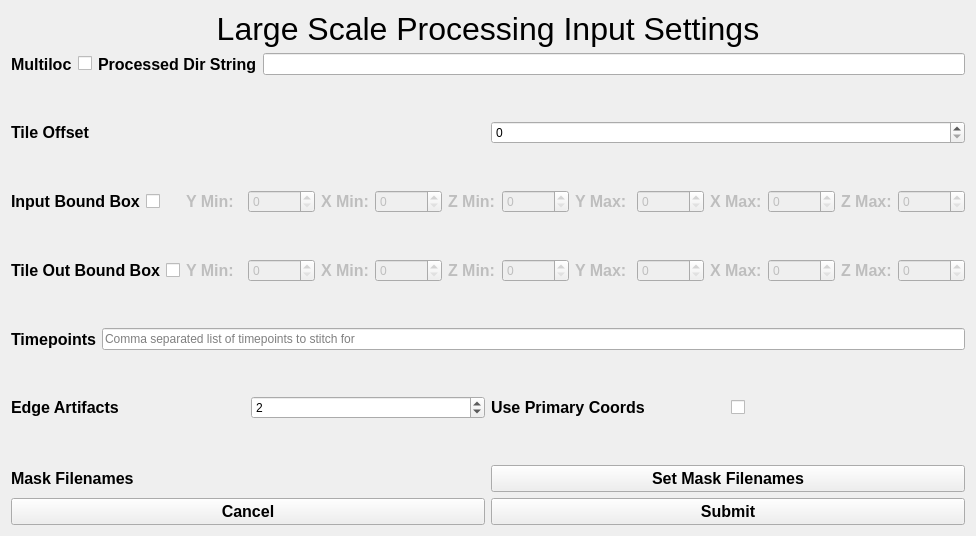
     <widget class="QWidget" name="Input">
      <attribute name="title">
       <string>Input</string>
      </attribute>
      <layout class="QGridLayout" name="gridLayout">
       <item row="0" column="0">
        <layout class="QVBoxLayout" name="verticalLayout_6">
         <item>
          <layout class="QHBoxLayout" name="horizontalLayout_66">
           <item>
            <widget class="QLabel" name="largeSclaeProcessingInputSettingsLabel">
             <property name="font">
              <font>
               <pointsize>24</pointsize>
              </font>
             </property>
             <property name="text">
              <string>Large Scale Processing Input Settings</string>
             </property>
             <property name="alignment">
              <set>Qt::AlignCenter</set>
             </property>
            </widget>
           </item>
          </layout>
         </item>
        </layout>
       </item>
       <item row="1" column="0">
        <layout class="QVBoxLayout" name="verticalLayout_4">
         <property name="bottomMargin">
          <number>0</number>
         </property>
         <item>
          <layout class="QHBoxLayout" name="horizontalLayout_5">
           <property name="leftMargin">
            <number>0</number>
           </property>
           <item>
            <layout class="QHBoxLayout" name="horizontalLayout_11">
             <item>
              <widget class="QLabel" name="multiLocLabel">
               <property name="font">
                <font>
                 <pointsize>12</pointsize>
                 <bold>true</bold>
                </font>
               </property>
               <property name="text">
                <string>Multiloc</string>
               </property>
              </widget>
             </item>
             <item>
              <widget class="QCheckBox" name="multiLocCheckBox">
               <property name="text">
                <string/>
               </property>
              </widget>
             </item>
            </layout>
           </item>
           <item>
            <layout class="QHBoxLayout" name="horizontalLayout_12">
             <item>
              <widget class="QLabel" name="processedDirStringLabel">
               <property name="font">
                <font>
                 <pointsize>12</pointsize>
                 <bold>true</bold>
                </font>
               </property>
               <property name="text">
                <string>Processed Dir String</string>
               </property>
              </widget>
             </item>
             <item>
              <widget class="QLineEdit" name="processedDirStringLineEdit"/>
             </item>
            </layout>
           </item>
          </layout>
         </item>
         <item>
          <spacer name="verticalSpacer_13">
           <property name="orientation">
            <enum>Qt::Vertical</enum>
           </property>
           <property name="sizeHint" stdset="0">
            <size>
             <width>20</width>
             <height>40</height>
            </size>
           </property>
          </spacer>
         </item>
         <item>
          <layout class="QHBoxLayout" name="horizontalLayout_42">
           <property name="leftMargin">
            <number>0</number>
           </property>
           <item>
            <layout class="QHBoxLayout" name="horizontalLayout_43">
             <item>
              <widget class="QLabel" name="tileOffsetLabel">
               <property name="font">
                <font>
                 <pointsize>12</pointsize>
                 <bold>true</bold>
                </font>
               </property>
               <property name="text">
                <string>Tile Offset</string>
               </property>
              </widget>
             </item>
             <item>
              <widget class="QSpinBox" name="tileOffsetSpinBox">
               <property name="maximum">
                <number>2000000000</number>
               </property>
              </widget>
             </item>
            </layout>
           </item>
          </layout>
         </item>
         <item>
          <spacer name="verticalSpacer_15">
           <property name="orientation">
            <enum>Qt::Vertical</enum>
           </property>
           <property name="sizeHint" stdset="0">
            <size>
             <width>20</width>
             <height>40</height>
            </size>
           </property>
          </spacer>
         </item>
         <item>
          <layout class="QHBoxLayout" name="inputBboxHorizontalLayout">
           <item>
            <layout class="QHBoxLayout" name="inputBboxLabelLayout">
             <item>
              <widget class="QLabel" name="inputBboxLabel">
               <property name="font">
                <font>
                 <pointsize>12</pointsize>
                 <bold>true</bold>
                </font>
               </property>
               <property name="text">
                <string>Input Bound Box</string>
               </property>
              </widget>
             </item>
             <item>
              <widget class="QCheckBox" name="inputBboxCheckBox">
               <property name="text">
                <string/>
               </property>
              </widget>
             </item>
            </layout>
           </item>
           <item>
            <layout class="QHBoxLayout" name="inputBboxMinHorizontalLayout">
             <item>
              <layout class="QHBoxLayout" name="inputBboxYMinHorizontalLayout" stretch="0,0">
               <item>
                <widget class="QLabel" name="inputBboxYMinLabel">
                 <property name="enabled">
                  <bool>false</bool>
                 </property>
                 <property name="minimumSize">
                  <size>
                   <width>56</width>
                   <height>0</height>
                  </size>
                 </property>
                 <property name="font">
                  <font>
                   <pointsize>12</pointsize>
                   <bold>true</bold>
                  </font>
                 </property>
                 <property name="text">
                  <string>Y Min:</string>
                 </property>
                </widget>
               </item>
               <item>
                <widget class="QSpinBox" name="inputBboxYMinSpinBox">
                 <property name="enabled">
                  <bool>false</bool>
                 </property>
                 <property name="sizePolicy">
                  <sizepolicy hsizetype="Preferred" vsizetype="Fixed">
                   <horstretch>0</horstretch>
                   <verstretch>0</verstretch>
                  </sizepolicy>
                 </property>
                 <property name="minimumSize">
                  <size>
                   <width>50</width>
                   <height>0</height>
                  </size>
                 </property>
                 <property name="minimum">
                  <number>0</number>
                 </property>
                 <property name="maximum">
                  <number>1000000</number>
                 </property>
                 <property name="value">
                  <number>0</number>
                 </property>
                </widget>
               </item>
              </layout>
             </item>
             <item>
              <layout class="QHBoxLayout" name="inputBboxXMinHorizontalLayout">
               <item>
                <widget class="QLabel" name="inputBboxXMinLabel">
                 <property name="enabled">
                  <bool>false</bool>
                 </property>
                 <property name="font">
                  <font>
                   <pointsize>12</pointsize>
                   <bold>true</bold>
                  </font>
                 </property>
                 <property name="text">
                  <string>X Min:</string>
                 </property>
                </widget>
               </item>
               <item>
                <widget class="QSpinBox" name="inputBboxXMinSpinBox">
                 <property name="enabled">
                  <bool>false</bool>
                 </property>
                 <property name="sizePolicy">
                  <sizepolicy hsizetype="Preferred" vsizetype="Fixed">
                   <horstretch>0</horstretch>
                   <verstretch>0</verstretch>
                  </sizepolicy>
                 </property>
                 <property name="minimumSize">
                  <size>
                   <width>50</width>
                   <height>0</height>
                  </size>
                 </property>
                 <property name="maximum">
                  <number>1000000</number>
                 </property>
                </widget>
               </item>
              </layout>
             </item>
             <item>
              <layout class="QHBoxLayout" name="inputBboxZMinHorizontalLayout">
               <item>
                <widget class="QLabel" name="inputBboxZMinLabel">
                 <property name="enabled">
                  <bool>false</bool>
                 </property>
                 <property name="font">
                  <font>
                   <pointsize>12</pointsize>
                   <bold>true</bold>
                  </font>
                 </property>
                 <property name="text">
                  <string>Z Min:</string>
                 </property>
                </widget>
               </item>
               <item>
                <widget class="QSpinBox" name="inputBboxZMinSpinBox">
                 <property name="enabled">
                  <bool>false</bool>
                 </property>
                 <property name="sizePolicy">
                  <sizepolicy hsizetype="Preferred" vsizetype="Fixed">
                   <horstretch>0</horstretch>
                   <verstretch>0</verstretch>
                  </sizepolicy>
                 </property>
                 <property name="minimumSize">
                  <size>
                   <width>50</width>
                   <height>0</height>
                  </size>
                 </property>
                 <property name="maximum">
                  <number>1000000</number>
                 </property>
                </widget>
               </item>
              </layout>
             </item>
            </layout>
           </item>
           <item>
            <layout class="QHBoxLayout" name="inputBboxMaxHorizontalLayout">
             <item>
              <layout class="QHBoxLayout" name="inputBboxYMaxHorizontalLayout" stretch="0,0">
               <item>
                <widget class="QLabel" name="inputBboxYMaxLabel">
                 <property name="enabled">
                  <bool>false</bool>
                 </property>
                 <property name="minimumSize">
                  <size>
                   <width>56</width>
                   <height>0</height>
                  </size>
                 </property>
                 <property name="font">
                  <font>
                   <pointsize>12</pointsize>
                   <bold>true</bold>
                  </font>
                 </property>
                 <property name="text">
                  <string>Y Max:</string>
                 </property>
                </widget>
               </item>
               <item>
                <widget class="QSpinBox" name="inputBboxYMaxSpinBox">
                 <property name="enabled">
                  <bool>false</bool>
                 </property>
                 <property name="sizePolicy">
                  <sizepolicy hsizetype="Preferred" vsizetype="Fixed">
                   <horstretch>0</horstretch>
                   <verstretch>0</verstretch>
                  </sizepolicy>
                 </property>
                 <property name="minimumSize">
                  <size>
                   <width>50</width>
                   <height>0</height>
                  </size>
                 </property>
                 <property name="minimum">
                  <number>0</number>
                 </property>
                 <property name="maximum">
                  <number>1000000</number>
                 </property>
                 <property name="value">
                  <number>0</number>
                 </property>
                </widget>
               </item>
              </layout>
             </item>
             <item>
              <layout class="QHBoxLayout" name="inputBboxXMaxHorizontalLayout">
               <item>
                <widget class="QLabel" name="inputBboxXMaxLabel">
                 <property name="enabled">
                  <bool>false</bool>
                 </property>
                 <property name="font">
                  <font>
                   <pointsize>12</pointsize>
                   <bold>true</bold>
                  </font>
                 </property>
                 <property name="text">
                  <string>X Max:</string>
                 </property>
                </widget>
               </item>
               <item>
                <widget class="QSpinBox" name="inputBboxXMaxSpinBox">
                 <property name="enabled">
                  <bool>false</bool>
                 </property>
                 <property name="sizePolicy">
                  <sizepolicy hsizetype="Preferred" vsizetype="Fixed">
                   <horstretch>0</horstretch>
                   <verstretch>0</verstretch>
                  </sizepolicy>
                 </property>
                 <property name="minimumSize">
                  <size>
                   <width>50</width>
                   <height>0</height>
                  </size>
                 </property>
                 <property name="maximum">
                  <number>1000000</number>
                 </property>
                </widget>
               </item>
              </layout>
             </item>
             <item>
              <layout class="QHBoxLayout" name="inputBboxZMaxHorizontalLayout">
               <item>
                <widget class="QLabel" name="inputBboxZMaxLabel">
                 <property name="enabled">
                  <bool>false</bool>
                 </property>
                 <property name="font">
                  <font>
                   <pointsize>12</pointsize>
                   <bold>true</bold>
                  </font>
                 </property>
                 <property name="text">
                  <string>Z Max:</string>
                 </property>
                </widget>
               </item>
               <item>
                <widget class="QSpinBox" name="inputBboxZMaxSpinBox">
                 <property name="enabled">
                  <bool>false</bool>
                 </property>
                 <property name="sizePolicy">
                  <sizepolicy hsizetype="Preferred" vsizetype="Fixed">
                   <horstretch>0</horstretch>
                   <verstretch>0</verstretch>
                  </sizepolicy>
                 </property>
                 <property name="minimumSize">
                  <size>
                   <width>50</width>
                   <height>0</height>
                  </size>
                 </property>
                 <property name="maximum">
                  <number>1000000</number>
                 </property>
                </widget>
               </item>
              </layout>
             </item>
            </layout>
           </item>
          </layout>
         </item>
         <item>
          <spacer name="verticalSpacer_16">
           <property name="orientation">
            <enum>Qt::Vertical</enum>
           </property>
           <property name="sizeHint" stdset="0">
            <size>
             <width>20</width>
             <height>40</height>
            </size>
           </property>
          </spacer>
         </item>
         <item>
          <layout class="QHBoxLayout" name="tileOutBboxHorizontalLayout">
           <item>
            <layout class="QHBoxLayout" name="tileOutBboxLabelLayout">
             <item>
              <widget class="QLabel" name="tileOutBboxLabel">
               <property name="font">
                <font>
                 <pointsize>12</pointsize>
                 <bold>true</bold>
                </font>
               </property>
               <property name="text">
                <string>Tile Out Bound Box</string>
               </property>
              </widget>
             </item>
             <item>
              <widget class="QCheckBox" name="tileOutBboxCheckBox">
               <property name="text">
                <string/>
               </property>
              </widget>
             </item>
            </layout>
           </item>
           <item>
            <layout class="QHBoxLayout" name="tileOutBboxMinHorizontalLayout">
             <item>
              <layout class="QHBoxLayout" name="tileOutBboxYMinHorizontalLayout" stretch="0,0">
               <item>
                <widget class="QLabel" name="tileOutBboxYMinLabel">
                 <property name="enabled">
                  <bool>false</bool>
                 </property>
                 <property name="minimumSize">
                  <size>
                   <width>56</width>
                   <height>0</height>
                  </size>
                 </property>
                 <property name="font">
                  <font>
                   <pointsize>12</pointsize>
                   <bold>true</bold>
                  </font>
                 </property>
                 <property name="text">
                  <string>Y Min:</string>
                 </property>
                </widget>
               </item>
               <item>
                <widget class="QSpinBox" name="tileOutBboxYMinSpinBox">
                 <property name="enabled">
                  <bool>false</bool>
                 </property>
                 <property name="sizePolicy">
                  <sizepolicy hsizetype="Preferred" vsizetype="Fixed">
                   <horstretch>0</horstretch>
                   <verstretch>0</verstretch>
                  </sizepolicy>
                 </property>
                 <property name="minimumSize">
                  <size>
                   <width>50</width>
                   <height>0</height>
                  </size>
                 </property>
                 <property name="minimum">
                  <number>0</number>
                 </property>
                 <property name="maximum">
                  <number>1000000</number>
                 </property>
                 <property name="value">
                  <number>0</number>
                 </property>
                </widget>
               </item>
              </layout>
             </item>
             <item>
              <layout class="QHBoxLayout" name="tileOutBboxXMinHorizontalLayout">
               <item>
                <widget class="QLabel" name="tileOutBboxXMinLabel">
                 <property name="enabled">
                  <bool>false</bool>
                 </property>
                 <property name="font">
                  <font>
                   <pointsize>12</pointsize>
                   <bold>true</bold>
                  </font>
                 </property>
                 <property name="text">
                  <string>X Min:</string>
                 </property>
                </widget>
               </item>
               <item>
                <widget class="QSpinBox" name="tileOutBboxXMinSpinBox">
                 <property name="enabled">
                  <bool>false</bool>
                 </property>
                 <property name="sizePolicy">
                  <sizepolicy hsizetype="Preferred" vsizetype="Fixed">
                   <horstretch>0</horstretch>
                   <verstretch>0</verstretch>
                  </sizepolicy>
                 </property>
                 <property name="minimumSize">
                  <size>
                   <width>50</width>
                   <height>0</height>
                  </size>
                 </property>
                 <property name="maximum">
                  <number>1000000</number>
                 </property>
                </widget>
               </item>
              </layout>
             </item>
             <item>
              <layout class="QHBoxLayout" name="tileOutBboxZMinHorizontalLayout">
               <item>
                <widget class="QLabel" name="tileOutBboxZMinLabel">
                 <property name="enabled">
                  <bool>false</bool>
                 </property>
                 <property name="font">
                  <font>
                   <pointsize>12</pointsize>
                   <bold>true</bold>
                  </font>
                 </property>
                 <property name="text">
                  <string>Z Min:</string>
                 </property>
                </widget>
               </item>
               <item>
                <widget class="QSpinBox" name="tileOutBboxZMinSpinBox">
                 <property name="enabled">
                  <bool>false</bool>
                 </property>
                 <property name="sizePolicy">
                  <sizepolicy hsizetype="Preferred" vsizetype="Fixed">
                   <horstretch>0</horstretch>
                   <verstretch>0</verstretch>
                  </sizepolicy>
                 </property>
                 <property name="minimumSize">
                  <size>
                   <width>50</width>
                   <height>0</height>
                  </size>
                 </property>
                 <property name="maximum">
                  <number>1000000</number>
                 </property>
                </widget>
               </item>
              </layout>
             </item>
            </layout>
           </item>
           <item>
            <layout class="QHBoxLayout" name="tileOutBboxMaxHorizontalLayout">
             <item>
              <layout class="QHBoxLayout" name="tileOutBboxYMaxHorizontalLayout" stretch="0,0">
               <item>
                <widget class="QLabel" name="tileOutBboxYMaxLabel">
                 <property name="enabled">
                  <bool>false</bool>
                 </property>
                 <property name="minimumSize">
                  <size>
                   <width>56</width>
                   <height>0</height>
                  </size>
                 </property>
                 <property name="font">
                  <font>
                   <pointsize>12</pointsize>
                   <bold>true</bold>
                  </font>
                 </property>
                 <property name="text">
                  <string>Y Max:</string>
                 </property>
                </widget>
               </item>
               <item>
                <widget class="QSpinBox" name="tileOutBboxYMaxSpinBox">
                 <property name="enabled">
                  <bool>false</bool>
                 </property>
                 <property name="sizePolicy">
                  <sizepolicy hsizetype="Preferred" vsizetype="Fixed">
                   <horstretch>0</horstretch>
                   <verstretch>0</verstretch>
                  </sizepolicy>
                 </property>
                 <property name="minimumSize">
                  <size>
                   <width>50</width>
                   <height>0</height>
                  </size>
                 </property>
                 <property name="minimum">
                  <number>0</number>
                 </property>
                 <property name="maximum">
                  <number>1000000</number>
                 </property>
                 <property name="value">
                  <number>0</number>
                 </property>
                </widget>
               </item>
              </layout>
             </item>
             <item>
              <layout class="QHBoxLayout" name="tileOutBboxXMaxHorizontalLayout">
               <item>
                <widget class="QLabel" name="tileOutBboxXMaxLabel">
                 <property name="enabled">
                  <bool>false</bool>
                 </property>
                 <property name="font">
                  <font>
                   <pointsize>12</pointsize>
                   <bold>true</bold>
                  </font>
                 </property>
                 <property name="text">
                  <string>X Max:</string>
                 </property>
                </widget>
               </item>
               <item>
                <widget class="QSpinBox" name="tileOutBboxXMaxSpinBox">
                 <property name="enabled">
                  <bool>false</bool>
                 </property>
                 <property name="sizePolicy">
                  <sizepolicy hsizetype="Preferred" vsizetype="Fixed">
                   <horstretch>0</horstretch>
                   <verstretch>0</verstretch>
                  </sizepolicy>
                 </property>
                 <property name="minimumSize">
                  <size>
                   <width>50</width>
                   <height>0</height>
                  </size>
                 </property>
                 <property name="maximum">
                  <number>1000000</number>
                 </property>
                </widget>
               </item>
              </layout>
             </item>
             <item>
              <layout class="QHBoxLayout" name="tileOutBboxZMaxHorizontalLayout">
               <item>
                <widget class="QLabel" name="tileOutBboxZMaxLabel">
                 <property name="enabled">
                  <bool>false</bool>
                 </property>
                 <property name="font">
                  <font>
                   <pointsize>12</pointsize>
                   <bold>true</bold>
                  </font>
                 </property>
                 <property name="text">
                  <string>Z Max:</string>
                 </property>
                </widget>
               </item>
               <item>
                <widget class="QSpinBox" name="tileOutBboxZMaxSpinBox">
                 <property name="enabled">
                  <bool>false</bool>
                 </property>
                 <property name="sizePolicy">
                  <sizepolicy hsizetype="Preferred" vsizetype="Fixed">
                   <horstretch>0</horstretch>
                   <verstretch>0</verstretch>
                  </sizepolicy>
                 </property>
                 <property name="minimumSize">
                  <size>
                   <width>50</width>
                   <height>0</height>
                  </size>
                 </property>
                 <property name="maximum">
                  <number>1000000</number>
                 </property>
                </widget>
               </item>
              </layout>
             </item>
            </layout>
           </item>
          </layout>
         </item>
         <item>
          <spacer name="verticalSpacer_17">
           <property name="orientation">
            <enum>Qt::Vertical</enum>
           </property>
           <property name="sizeHint" stdset="0">
            <size>
             <width>20</width>
             <height>40</height>
            </size>
           </property>
          </spacer>
         </item>
         <item>
          <layout class="QHBoxLayout" name="horizontalLayout_52">
           <item>
            <layout class="QHBoxLayout" name="horizontalLayout_54">
             <item>
              <widget class="QLabel" name="timepointsLabel">
               <property name="font">
                <font>
                 <pointsize>12</pointsize>
                 <bold>true</bold>
                </font>
               </property>
               <property name="text">
                <string>Timepoints</string>
               </property>
              </widget>
             </item>
             <item>
              <widget class="QLineEdit" name="timepointsLineEdit">
               <property name="placeholderText">
                <string>Comma separated list of timepoints to stitch for</string>
               </property>
              </widget>
             </item>
            </layout>
           </item>
          </layout>
         </item>
         <item>
          <spacer name="verticalSpacer_20">
           <property name="orientation">
            <enum>Qt::Vertical</enum>
           </property>
           <property name="sizeHint" stdset="0">
            <size>
             <width>20</width>
             <height>40</height>
            </size>
           </property>
          </spacer>
         </item>
         <item>
          <layout class="QHBoxLayout" name="horizontalLayout_55">
           <item>
            <layout class="QHBoxLayout" name="horizontalLayout_56">
             <item>
              <widget class="QLabel" name="edgeArtifactsLabel">
               <property name="font">
                <font>
                 <pointsize>12</pointsize>
                 <bold>true</bold>
                </font>
               </property>
               <property name="text">
                <string>Edge Artifacts</string>
               </property>
              </widget>
             </item>
             <item>
              <widget class="QSpinBox" name="edgeArtifactsSpinBox">
               <property name="maximum">
                <number>2000000000</number>
               </property>
               <property name="value">
                <number>2</number>
               </property>
              </widget>
             </item>
            </layout>
           </item>
           <item>
            <layout class="QHBoxLayout" name="horizontalLayout_57">
             <item>
              <widget class="QLabel" name="usePrimaryCoordsLabel">
               <property name="font">
                <font>
                 <pointsize>12</pointsize>
                 <bold>true</bold>
                </font>
               </property>
               <property name="text">
                <string>Use Primary Coords</string>
               </property>
              </widget>
             </item>
             <item>
              <widget class="QCheckBox" name="usePrimaryCoordsCheckBox">
               <property name="text">
                <string/>
               </property>
              </widget>
             </item>
            </layout>
           </item>
          </layout>
         </item>
         <item>
          <spacer name="verticalSpacer_2">
           <property name="orientation">
            <enum>Qt::Vertical</enum>
           </property>
           <property name="sizeHint" stdset="0">
            <size>
             <width>20</width>
             <height>40</height>
            </size>
           </property>
          </spacer>
         </item>
         <item>
          <layout class="QHBoxLayout" name="horizontalLayout_3">
           <item>
            <widget class="QLabel" name="maskFilenameLabel">
             <property name="font">
              <font>
               <pointsize>12</pointsize>
               <bold>true</bold>
              </font>
             </property>
             <property name="text">
              <string>Mask Filenames</string>
             </property>
            </widget>
           </item>
           <item>
            <widget class="QPushButton" name="maskFilenamesButton">
             <property name="font">
              <font>
               <pointsize>12</pointsize>
               <bold>true</bold>
              </font>
             </property>
             <property name="text">
              <string>Set Mask Filenames</string>
             </property>
            </widget>
           </item>
          </layout>
         </item>
        </layout>
       </item>
       <item row="2" column="0">
        <layout class="QVBoxLayout" name="verticalLayout_5">
         <item>
          <layout class="QHBoxLayout" name="horizontalLayout_65">
           <item>
            <widget class="QPushButton" name="InputCancelButton">
             <property name="font">
              <font>
               <pointsize>12</pointsize>
               <bold>true</bold>
              </font>
             </property>
             <property name="text">
              <string>Cancel</string>
             </property>
            </widget>
           </item>
           <item>
            <widget class="QPushButton" name="InputSubmitButton">
             <property name="font">
              <font>
               <pointsize>12</pointsize>
               <bold>true</bold>
              </font>
             </property>
             <property name="text">
              <string>Submit</string>
             </property>
            </widget>
           </item>
          </layout>
         </item>
        </layout>
       </item>
      </layout>
     </widget>
